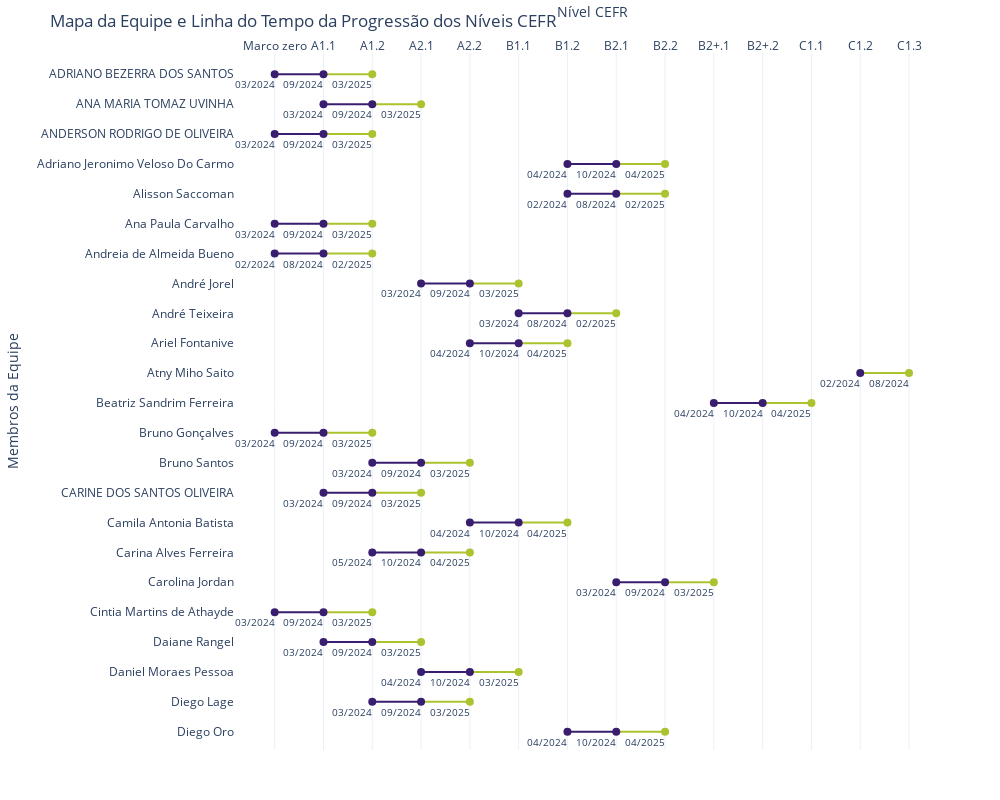

Here is the notebook cell this chart was saved with:
### Markdown cell above
## Mapeamento individual

### Code cell
# 1. Ler a planilha específica
transformed_single_language = pd.read_excel(NOME_TABELA_TRANSFORMADA, sheet_name='Inglês')

# 2. Verificar se a coluna NOME_COLUNA_NOME existe
if NOME_COLUNA_NOME not in transformed_single_language.columns:
    raise KeyError(f"A coluna '{NOME_COLUNA_NOME}' não está presente no DataFrame")

# 3. Definir as colunas CEFR relevantes
cef_columns = ['Marco zero', 'A1.1', 'A1.2', 'A2.1', 'A2.2', 
              'B1.1', 'B1.2', 'B2.1', 'B2.2', 'B2+.1', 
              'B2+.2', 'C1.1', 'C1.2', 'C1.3']

# 4. Selecionar apenas as colunas existentes
transformed_single_language = transformed_single_language[
    [NOME_COLUNA_NOME] + [col for col in cef_columns if col in transformed_single_language.columns]
]

# 5. Extrair as colunas de colaboradores e datas
colaboradores = transformed_single_language[[NOME_COLUNA_NOME]]
dates = transformed_single_language[cef_columns]

# 6. Converter os dados para formato longo (long format)
long_data = pd.melt(
    pd.concat([colaboradores, dates], axis=1),
    id_vars=[NOME_COLUNA_NOME],
    var_name='CEFR Level',
    value_name='Date'
)

# 7. Remover linhas com datas NaN
long_data = long_data.dropna(subset=['Date'])

# 8. Definir a ordem dos níveis CEFR, incluindo "Marco zero"
cef_order = ['Marco zero', 'A1.1', 'A1.2', 'A2.1', 'A2.2', 
             'B1.1', 'B1.2', 'B2.1', 'B2.2', 'B2+.1', 
             'B2+.2', 'C1.1', 'C1.2', 'C1.3']

# 9. Converter 'CEFR Level' para categórico ordenado
long_data['CEFR Level'] = pd.Categorical(
    long_data['CEFR Level'],
    categories=cef_order,
    ordered=True
)

# 10. Ordenar os dados pelo colaborador e pela ordem dos níveis CEFR
long_data = long_data.sort_values(by=[NOME_COLUNA_NOME, 'CEFR Level'])

# 11. Criar figura
fig = go.Figure()

# 12. Preparar um dicionário para mapear as cores dos marcadores por indivíduo
marker_color_map = {}

# 13. Adicionar linhas para cada indivíduo
for name in long_data[NOME_COLUNA_NOME].unique():
    individual_data = long_data[long_data[NOME_COLUNA_NOME] == name].sort_values(by='CEFR Level')
    
    # Definir as cores das linhas com base na lógica original
    if len(individual_data) == 2:
        line_segments = ['#adc22f']
        marker_colors = ['#391e70', '#adc22f']
    elif len(individual_data) >= 3:
        # Ajuste para mais de 2 pontos
        line_segments = ['#391e70'] * (len(individual_data) - 2) + ['#adc22f']
        marker_colors = ['#391e70'] * (len(individual_data) - 1) + ['#adc22f']
    else:
        # Apenas um ponto
        line_segments = []
        marker_colors = ['#391e70']
    
    # Adicionar segmentos de linhas conectando apenas pontos consecutivos
    for i in range(len(individual_data) - 1):
        fig.add_trace(
            go.Scatter(
                x=individual_data['CEFR Level'].iloc[i:i+2],
                y=[name, name],
                mode='lines',
                line=dict(width=2, color=line_segments[i] if i < len(line_segments) else '#391e70'),
                showlegend=False,
            )
        )
    
    # Armazenar as cores dos marcadores
    marker_color_map[name] = marker_colors

# 14. Adicionar marcadores após as linhas para garantir que fiquem por cima
for name in long_data[NOME_COLUNA_NOME].unique():
    individual_data = long_data[long_data[NOME_COLUNA_NOME] == name].sort_values(by='CEFR Level')
    colors = marker_color_map.get(name, ['#391e70'] * len(individual_data))
    
    fig.add_trace(
        go.Scatter(
            x=individual_data['CEFR Level'],
            y=[name] * len(individual_data),
            mode='markers',
            marker=dict(size=8, color=colors),
            text=individual_data['Date'],
            hoverinfo='text',
            showlegend=False,
        )
    )

# 15. Ordenar os membros da equipe
team_members = sorted(long_data[NOME_COLUNA_NOME].unique())

# 16. Atualizar layout da figura com a ordem correta das categorias
fig.update_layout(
    title='Mapa da Equipe e Linha do Tempo da Progressão dos Níveis CEFR',
    xaxis_title='Nível CEFR',
    yaxis_title='Membros da Equipe',
    xaxis=dict(
        showgrid=True,
        fixedrange=False,  # Permitir zoom e pan
        type='category',
        categoryorder='array',
        categoryarray=cef_order,  # Ordem especificada dos níveis CEFR
        range=['Marco zero', 'C1.3'],  # Ajuste conforme necessário
        side='top'
    ),
    yaxis=dict(
        showgrid=False,
        automargin=True,
        autorange='reversed',
        fixedrange=False,  # Permitir zoom e pan
        type='category',
        categoryorder='array',
        categoryarray=team_members,  # Ordem alfabética dos membros
    ),
    template='plotly_white',
    height=800,
    width=1000,
    margin=dict(l=50, r=50, t=50, b=50),
)

# 17. Adicionar anotações para as datas nos marcadores
for _, row in long_data.iterrows():
    fig.add_annotation(
        x=row['CEFR Level'],
        y=row[NOME_COLUNA_NOME],
        text=row['Date'],
        showarrow=False,
        font=dict(size=10),
        align='center',
        xanchor='center',
        yshift=-10,  # Mover texto para baixo
        xshift=-20,  # Mover texto para a esquerda
    )

# 18. Exibir o gráfico
fig.show()
